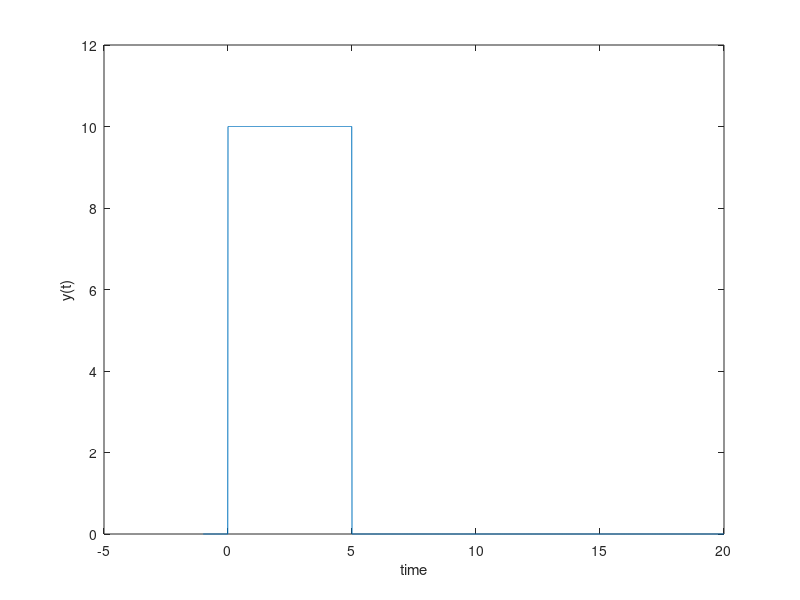

This chart was generated by the following MATLAB code:
t = (-1:0.01:20);  
unitstep = zeros(size(t)); 
unitstep2 = zeros(size(t));
unitstep(t>=0) = 1; 
unitstep2(t>=5)=1;
y=10.*unitstep-10.*unitstep2;
plot(t,y)
xlabel('time')
ylabel('y(t)')
ylim([0 12])